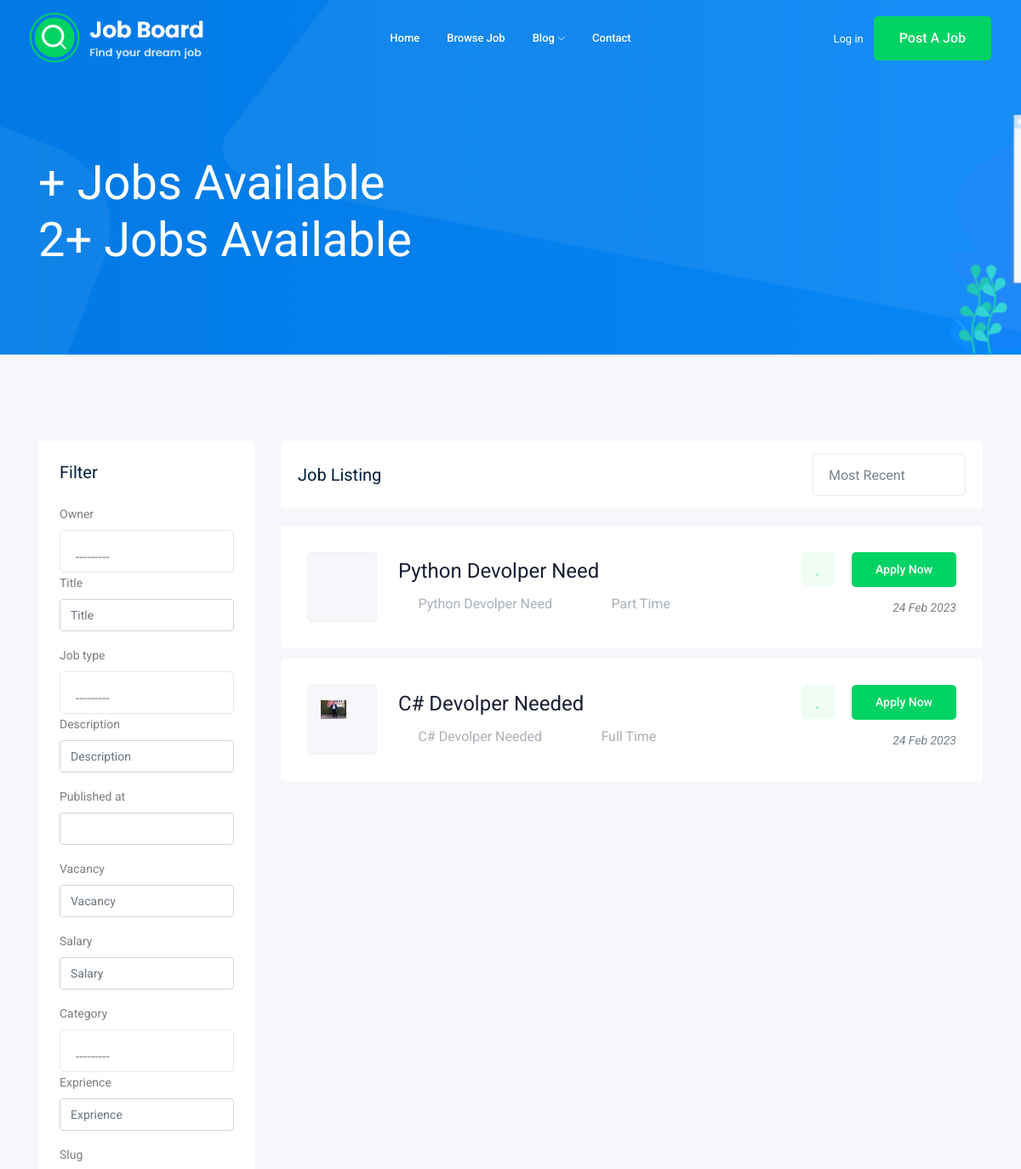
The page /jobs/ (upper part) on the database as committed earlier.
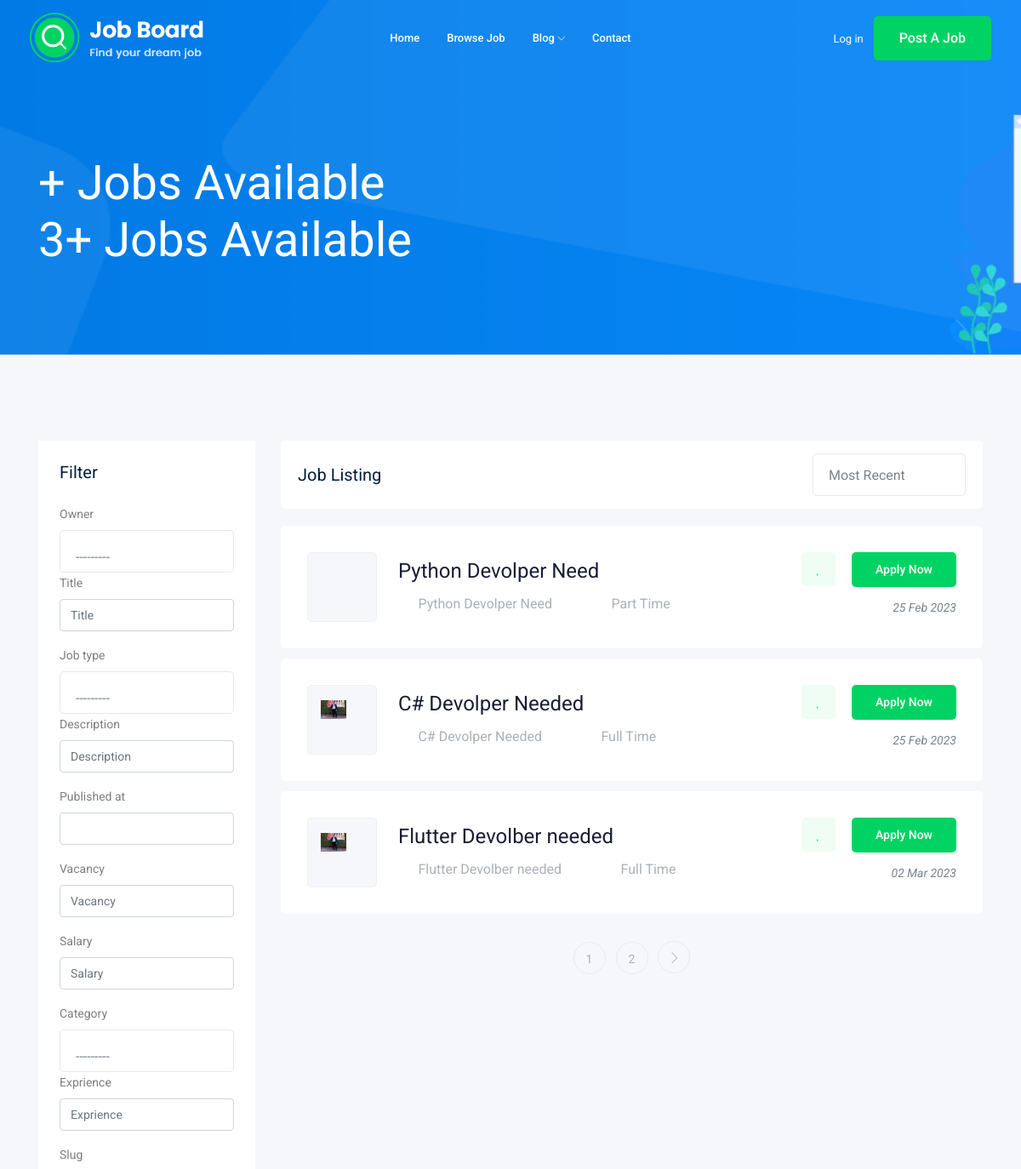
The same page on the database as committed later.
### job/models.py (models this page shows, shortened)
class Job(models.Model):  # as atable
    owner = models.ForeignKey(User, related_name='job_owner', on_delete=models.CASCADE)
    title = models.CharField(max_length=100)  # as Column
    JOB_TYPE = (
        ("Part Time", "Part Time"),
        ("Full Time", "Full Time"),)
    job_type = models.CharField(max_length=15, choices=JOB_TYPE)
    description = models.TextField(max_length=1000)
    published_at = models.DateTimeField(auto_now=True, auto_now_add=False)
    vacancy = models.IntegerField(default=1)
    salary = models.IntegerField(default=0)
    category = models.ForeignKey('Category', on_delete=models.CASCADE)
    exprience = models.IntegerField(default=0)
    image = models.ImageField(upload_to=image_upload)
    slug = models.SlugField(blank=True, null=True)
    def __str__(self):
        return self.title

### job/views.py (the view)
# urls.py: path('',views.job_list,name='job_list' ),
def job_list(request):
    job_list = Job.objects.all()
    filter1=JobFilter(request.GET ,queryset=job_list)
    job_list=filter1.qs
    p = Paginator(job_list, 3)
    page_number = request.GET.get('page')
    page_obj = p.get_page(page_number)
    context = {'jobs': page_obj,'filter1':filter1}
    return render(request, 'job/job_list.html', context)

### job/models.py (called while the page is built)
    def __str__(self):
        return self.name

### job/templates/job/job_list.html (shortened to what this page needs)
{% extends 'base.html' %}
{% load bootstrap4 %}
{% block body %}
<div class="bradcam_area bradcam_bg_1">
  <div class="container">
    <div class="row">
      <div class="col-xl-12">
        <div class="bradcam_text">
          <h3>{{jobs.count}}+ Jobs Available</h3>
          <h3>{{jobs|length}}+ Jobs Available</h3>
        </div>
      </div>
    </div>
  </div>
</div>
<div class="job_listing_area plus_padding">
  <div class="container">
    <div class="row">
      <div class="col-lg-3">
        <div class="job_filter white-bg">
          <div class="form_inner white-bg">
            <h3>Filter</h3>
            <form method="GET">
              {% bootstrap_form filter1.form%}
              <br>
            </form>
          </div>
        </div>
      </div>
      <div class="col-lg-9">
        <div class="recent_joblist_wrap">
          <div class="recent_joblist white-bg">
            <div class="row align-items-center">
              <div class="col-md-6">
                <h4>Job Listing</h4>
              </div>
              <div class="col-md-6">
                <div class="serch_cat d-flex justify-content-end">
                </div>
              </div>
            </div>
          </div>
        </div>
        <div class="job_lists m-0">
          <div class="row">
            {% for job in jobs %}
            <div class="col-lg-12 col-md-12">
              <div class="single_jobs white-bg d-flex justify-content-between">
                <div class="jobs_left d-flex align-items-center">
                  <div class="thumb">
                    <img
                      src="{{job.image.url}}"
                      alt=""
                      width="30px"
                      hight="40px"
                    />
                  </div>
                  <div class="jobs_conetent">
                    <a href="{% url 'jobs:job_detail' job.slug %}"
                      ><h4>{{job}}</h4></a
                    >
                    <div class="links_locat d-flex align-items-center">
                      <div class="location">
                        <p><i class="fa fa-map-marker"></i> {{job}}</p>
                      </div>
                      <div class="location">
                        <p><i class="fa fa-clock-o"></i>{{job.job_type}}</p>
                      </div>
                    </div>
                  </div>
                </div>
                <div class="jobs_right">
                  <div class="apply_now">
                    <a class="heart_mark" href="#">
                      <i class="fa fa-heart"></i>
                    </a>
                    <a
                      href="{% url 'jobs:job_detail' job.id %}"
                      class="boxed-btn3"
                      >Apply Now</a
                    >
                  </div>
                  <div class="date">
                    <p>{{job.published_at|date:'d M o'}}</p>
                  </div>
                </div>
              </div>
            </div>
            {% endfor %}
          </div>
          {% if jobs.has_other_pages %}
          <div class="row">
            <div class="col-lg-12">
              <div class="pagination_wrap">
                <ul>
                  {% for i in jobs.paginator.page_range %}
                  <li>
                    <a href="?page={{i}}"><span>{{i}}</span></a>
                  </li>
                  {% endfor %} {% if jobs.has_next %}
                  <li>
                    <a href="?page={{jobs.next_page_number}}">
                      <i class="ti-angle-right"></i
                    ></a>
                  </li>
                  {% endif %}
                </ul>
              </div>
            </div>
          </div>
          {% endif %}
        </div>
      </div>
    </div>
  </div>
</div>
{% endblock body %}

Rows that differ between the two databases and show on the page:
changed Job "Python Devolper Need": published_at "24 Feb 2023" → "25 Feb 2023"
changed Job "C# Devolper Needed": published_at "24 Feb 2023" → "25 Feb 2023"
added Job: image (placeholder picture), title "Flutter Devolber needed", job_type "Full Time", published_at "02 Mar 2023"
Other text that changed with them:
{{ jobs|length }}: "2" → "3"
new list line: "1"
new list line: "2"
